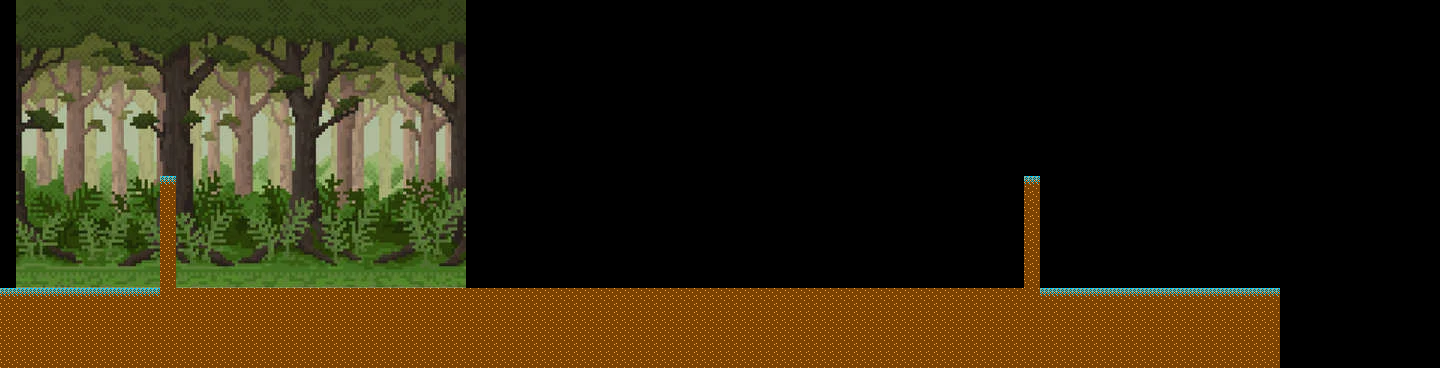

The image is a tile-based game level rendered from a .tmx file. Its description and source (layers, tilesets, objects; grid data summarised) follow:
An orthogonal 90x23 tile map with 16x16 px tiles, 1 tile layer (collision), 1 image layer.

<map version="1.5" tiledversion="1.5.0" orientation="orthogonal" renderorder="right-down" width="90" height="23" tilewidth="16" tileheight="16" infinite="0" nextlayerid="3" nextobjectid="1">
 <tileset firstgid="1" name="tiles_32" tilewidth="16" tileheight="16" tilecount="192" columns="16">
  <image source="../images/tiles_32.png" trans="ff00ff" width="256" height="192" />
 </tileset>
 <imagelayer id="2" name="background" offsetx="16" offsety="0">
  <image source="../images/bosque_extended.png" width="450" height="406" />
 </imagelayer>
 <layer id="1" name="collision" width="90" height="23">
  <properties>
   <property name="collision" value="true" />
  </properties>
  <data>[2070 cells, 414 non-empty, 3 distinct tile ids]</data>
 </layer>
</map>
